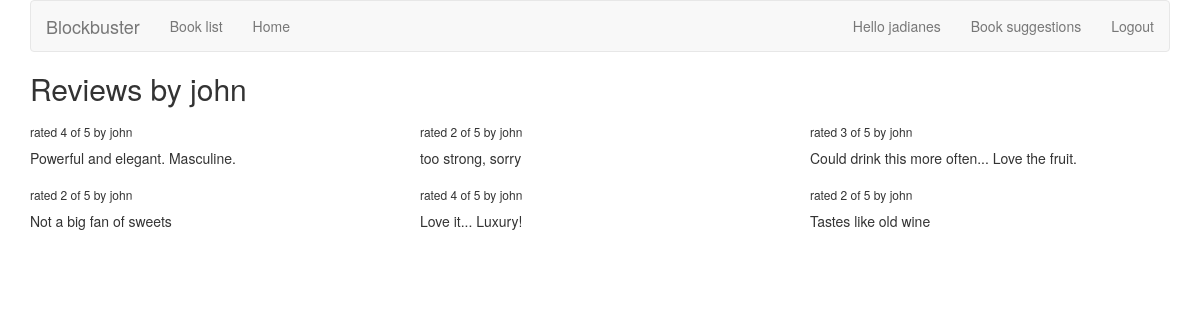
The app's page /bookfinder/review/user/john/ (signed in) with its own data.
### bookfinder/models.py (models this page shows)
class Review(models.Model):
    RATING_CHOICES = (
        (1, '1'),
        (2, '2'),
        (3, '3'),
        (4, '4'),
        (5, '5'),
    )
    book = models.ForeignKey(Book)
    pub_date = models.DateTimeField('date published')
    user_name = models.CharField(max_length=100)
    comment = models.CharField(max_length=200)
    rating = models.IntegerField(choices=RATING_CHOICES)

### bookfinder/views.py (the view)
# urls.py: url(r'^review/user/(?P<username>\w+)/$', views.user_review_list, name='user_review_list'),
def user_review_list(request, username=None):
    if not username:
        username = request.user.username
    latest_review_list = Review.objects.filter(user_name=username).order_by('-pub_date')
    context = {'latest_review_list':latest_review_list, 'username':username}
    return render(request, 'bookfinder/user_review_list.html', context)

### bookfinder/templates/bookfinder/user_review_list.html
{% extends 'bookfinder/review_list.html' %}
{% block title %}
<h2>Reviews by {{ username }}</h2>
{% endblock %}

### bookfinder/templates/bookfinder/review_list.html (shortened to what this page needs)
{% extends 'base.html' %}
{% block content %}
  {% if latest_review_list %}
  <div class="row">
      {% for review in latest_review_list %}
      <div class="col-xs-6 col-lg-4">
          <h6>rated {{ review.rating }} of 5 by {{ review.user_name }}</h6>
          <p>{{ review.comment }}</p>
      </div>
      {% endfor %}
  </div>
  {% else %}
    <p>No reviews are available.</p>
  {% endif %}
{% endblock %}

### templates/base.html (shortened to what this page needs)
{% load bootstrap3 %}
{% bootstrap_css %}
{% block bootstrap3_content %}
<div class="container">
  <nav class="navbar navbar-default">
    <div class="navbar-header">
        <a class="navbar-brand" href="{% url 'bookfinder:review_list' %}">Blockbuster</a>
    </div>
    <div id="navbar" class="navbar-collapse collapse">
        <ul class="nav navbar-nav">
            <li><a href="{% url 'bookfinder:book_list' %}">Book list</a></li>
            <li><a href="{% url 'bookfinder:review_list' %}">Home</a></li>
        </ul>
        <ul class="nav navbar-nav navbar-right">
        {% if user.is_authenticated %}
            <li><a href="{% url 'bookfinder:user_review_list' user.username %}">Hello {{ user.username }}</a></li>
            <li><a href="{% url 'bookfinder:user_recommendation_list' %}">Book suggestions</a></li>
            <li><a href="{% url 'auth:logout' %}">Logout</a></li>
            {% else %}
            <li><a href="{% url 'auth:login' %}">Login</a></li>
            {% endif %}
        </ul>
    </div>
  </nav>
    <h1>{% block title %}(no title){% endblock %}</h1>
    {% block content %}(no content){% endblock %}
</div>
{% endblock %}

### records on screen
Review: rating "4", user_name "john", comment "Powerful and elegant. Masculine."
Review: rating "2", user_name "john", comment "too strong, sorry"
Review: rating "3", user_name "john", comment "Could drink this more often... Love the fruit."
Review: rating "2", user_name "john", comment "Not a big fan of sweets"
Review: rating "4", user_name "john", comment "Love it... Luxury!"
Review: rating "2", user_name "john", comment "Tastes like old wine"

### other values on screen
{{ user.username }} "jadianes"
{{ username }} "john"
